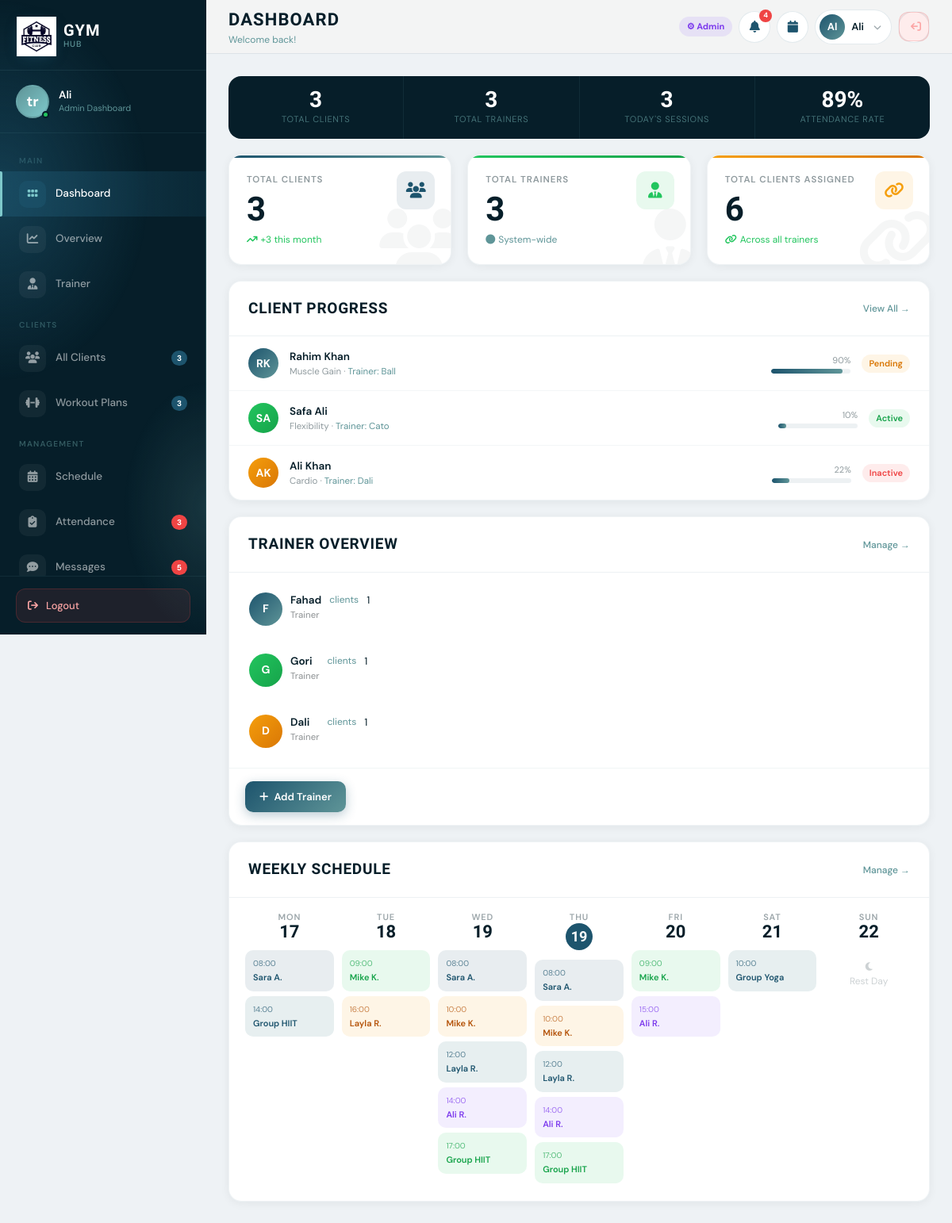
/dashboard.php (signed in), run on the app's committed database.
### tables this page shows
CREATE TABLE `clients` (
  `id` int NOT NULL,
  `firstName` varchar(100) DEFAULT NULL,
  `lastName` varchar(100) DEFAULT NULL,
  `email` varchar(100) DEFAULT NULL,
  `phone` varchar(20) DEFAULT NULL,
  `plan` enum('Weight Loss','Muscle Gain','Cardio','Flexibility','General Fitness') NOT NULL DEFAULT 'Weight Loss',
  `status` enum('Active','Inactive','Pending') NOT NULL DEFAULT 'Active',
  `progress` int DEFAULT '0',
  `sessions` int DEFAULT '0',
  `join_date` date DEFAULT (curdate()),
  `trainer_id` int DEFAULT NULL
);

CREATE TABLE `users` (
  `id` int NOT NULL,
  `name` varchar(255) NOT NULL,
  `email` varchar(255) DEFAULT NULL,
  `password` varchar(255) DEFAULT NULL,
  `role` enum('admin','trainer') DEFAULT 'admin'
);

CREATE TABLE `trainers` (
  `id` int NOT NULL,
  `user_id` int DEFAULT NULL,
  `name` varchar(100) NOT NULL,
  `email` varchar(150) NOT NULL,
  `phone` varchar(25) DEFAULT NULL,
  `password` varchar(255) NOT NULL,
  `specialization` varchar(150) DEFAULT NULL,
  `experience_years` int DEFAULT '0',
  `bio` text,
  `status` enum('Active','Inactive') DEFAULT NULL
);

### dashboard.php (the view, shortened to what the rows shown need)
<?php
require 'middleware/middle.php';
$database = require 'bootstrap.php';
$pdo = $database->pdo;
$isAdmin = isAdmin();
if ($isAdmin) {
    $recentClients  = $pdo->query("
        SELECT c.*, u.name AS trainer_name
        FROM clients c
        LEFT JOIN users u ON c.trainer_id = u.id
        ORDER BY c.id DESC LIMIT 5
    ")->fetchAll(PDO::FETCH_ASSOC);
    $trainerStats = $pdo->query("
        SELECT t.id, t.name, t.status,
               COUNT(c.id) AS client_count
        FROM trainers t
        LEFT JOIN clients c ON c.trainer_id = t.id
        GROUP BY t.id, t.name, t.status
        ORDER BY client_count DESC
        LIMIT 5
    ")->fetchAll(PDO::FETCH_ASSOC);
}
$colours = [
    'linear-gradient(135deg,#1D546D,#5F9598)',
    'linear-gradient(135deg,#22c55e,#16a34a)',
    'linear-gradient(135deg,#f59e0b,#d97706)',
    'linear-gradient(135deg,#8b5cf6,#7c3aed)',
    'linear-gradient(135deg,#ef4444,#dc2626)',
    'linear-gradient(135deg,#06b6d4,#0891b2)',
    'linear-gradient(135deg,#ec4899,#db2777)',
    'linear-gradient(135deg,#14b8a6,#0d9488)',
];
?>
<!DOCTYPE html>
<html lang="en">
<head>
    <link href="https://cdn.jsdelivr.net/npm/bootstrap@5.0.2/dist/css/bootstrap.min.css" rel="stylesheet">
    <link rel="stylesheet" href="https://cdnjs.cloudflare.com/ajax/libs/font-awesome/6.4.0/css/all.min.css">
    <link rel="stylesheet" href="css/style.css">
</head>
<body>
    <main class="main-content">
        <div class="dashboard-grid content-section">
            <div class="section-card">
                <div class="section-body">
                    <?php if (empty($recentClients)): ?>
                        <div style="padding:4rem;text-align:center;color:rgba(6,30,41,.35);font-size:1.35rem">
                            <i class="fas fa-users" style="font-size:3rem;display:block;margin-bottom:1rem"></i>
                            <?= $isAdmin ? 'No clients in the system yet.' : 'No clients assigned to you yet.' ?>
                        </div>
                    <?php else: ?>
                        <?php foreach ($recentClients as $i => $client):
                            $fullName = ($client['firstName'] ?? '') . ' ' . ($client['lastName'] ?? '');
                            $fullName = trim($fullName) ?: ($client['name'] ?? 'Unknown');
                            $initials = strtoupper(substr($fullName, 0, 1));
                            $parts    = explode(' ', $fullName);
                            if (isset($parts[1])) $initials .= strtoupper(substr($parts[1], 0, 1));
                            $colour   = $colours[$i % count($colours)];
                            $progress = (int)($client['progress'] ?? 0);
                            $status   = $client['status'] ?? 'Active';
                            $badgeCls = $status === 'Active' ? 'status-active' : ($status === 'Inactive' ? 'status-inactive' : 'status-pending');
                        ?>
                            <div class="client-row">
                                <div class="client-av" style="background:<?= $colour ?>"><?= $initials ?></div>
                                <div class="client-info">
                                    <div class="client-name"><?= htmlspecialchars($fullName) ?></div>
                                    <div class="client-plan">
                                        <?= htmlspecialchars($client['plan'] ?? 'No plan') ?>
                                        <?php if ($isAdmin && !empty($client['trainer_name'])): ?>
                                            · <span style="color:var(--secondary)">Trainer: <?= htmlspecialchars($client['trainer_name']) ?></span>
                                        <?php endif; ?>
                                    </div>
                                </div>
                                <div class="progress-wrap">
                                    <div class="progress-label"><?= $progress ?>%</div>
                                    <div class="progress-bar-wrap">
                                        <div class="progress-bar-fill" style="width:<?= $progress ?>%"></div>
                                    </div>
                                </div>
                                <span class="client-status <?= $badgeCls ?>"><?= htmlspecialchars($status) ?></span>
                            </div>
                        <?php endforeach; ?>
                    <?php endif; ?>
                </div>
            </div>
            <?php if ($isAdmin): ?>
                <div class="section-card">
                    <div class="section-body">
                        <?php if (empty($trainerStats)): ?>
                            <div style="padding:4rem;text-align:center;color:rgba(6,30,41,.35);font-size:1.35rem">
                                No trainers added yet.
                            </div>
                        <?php else: ?>
                            <?php foreach ($trainerStats as $i => $trainer):
                                $ti  = strtoupper(substr($trainer['name'], 0, 1));
                                $tc  = $colours[$i % count($colours)];
                            ?>
                                <div class="trainer-card d-flex justify-content-start m-4 gap-3 p-3" style="margin:.4rem 1.6rem;border-radius:1rem">
                                    <div class="client-av" style="background:<?= $tc ?>;width:4.2rem;height:4.2rem"><?= $ti ?></div>
                                    <div>
                                        <div style="font-weight:600;font-size:1.35rem"><?= htmlspecialchars($trainer['name']) ?></div>
                                        <div style="font-size:1.15rem;color:rgba(1, 11, 15, 0.45)">Trainer</div>
                                    </div>
                                    <div style="font-size:1.20rem;color:var(--secondary)">clients</div>
                                    <div class="trainer-count" style="font-size:small;"><?= $trainer['client_count'] ?></div>
                                </div>
                            <?php endforeach; ?>
                        <?php endif; ?>
                    </div>
                </div>
            <?php endif; ?>
        </div>
    </main>
</body>
</html>

### data on the page
clients: initials "RK", fullName "Rahim Khan", plan "Muscle Gain", users.name "Ball", progress "90", status "Pending"
clients: initials "SA", fullName "Safa Ali", plan "Flexibility", users.name "Cato", progress "10", status "Active"
clients: initials "AK", fullName "Ali Khan", plan "Cardio", users.name "Dali", progress "22", status "Inactive"
trainers: name "F", name "Fahad", client_count "1"
trainers: name "G", name "Gori", client_count "1"
trainers: name "D", name "Dali", client_count "1"

### other printed values
$user_name "Ali"
$totalClients "3"
$totalPlans "3"
$pageTitle "DASHBOARD"
substr($_SESSION['user_name'], 0, 2) "Al"
$_SESSION['user_name'] "Ali"
$totalTrainers "3"
$totalSessions "3"
$totalAssignedClients "6"
